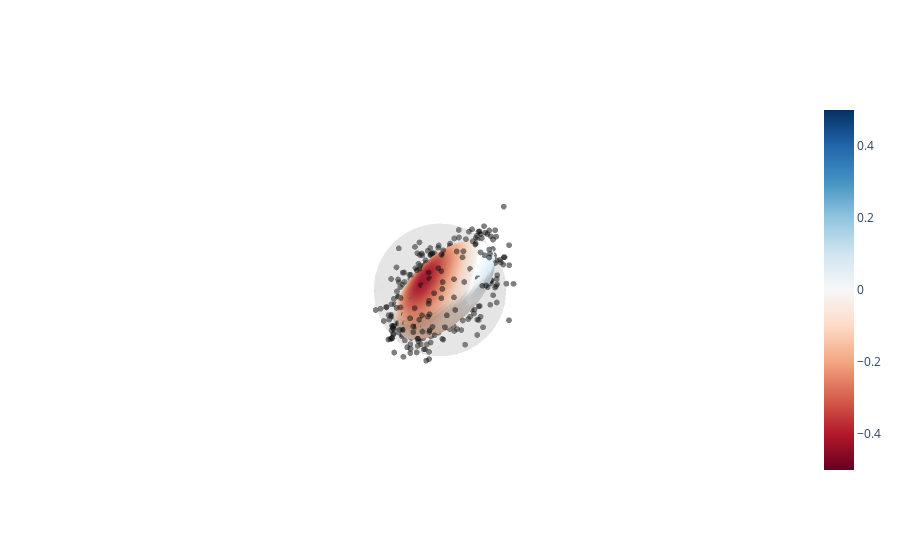

This figure's notebook cell:
### Code cell
fig = plot_ellipsoid_plotly(a, b, c, yaw, pitch, roll, points, r=0.62)
fig.show()

### Figure 1 — Plotly figure (JSON) as saved in the notebook; plotly's stock layout.template omitted (floating-point values rounded to 4 significant figures; data arrays with more than 128 entries replaced by an {"elided": "..."} marker saying what was removed)
{"data": [{"cmax": 0.5, "cmin": -0.5, "colorscale": [[0, "rgb(103,0,31)"], [0.1, "rgb(178,24,43)"], [0.2, "rgb(214,96,77)"], [0.3, "rgb(244,165,130)"], [0.4, "rgb(253,219,199)"], [0.5, "rgb(247,247,247)"], [0.6, "rgb(209,229,240)"], [0.7, "rgb(146,197,222)"], [0.8, "rgb(67,147,195)"], [0.9, "rgb(33,102,172)"], [1, "rgb(5,48,97)"]], "opacity": 1, "showscale": true, "surfacecolor": {"elided": "60x30 float values"}, "type": "surface", "x": {"elided": "60x30 float values"}, "y": {"elided": "60x30 float values"}, "z": {"elided": "60x30 float values"}}, {"marker": {"color": "black", "opacity": 0.5, "size": 2}, "mode": "markers", "type": "scatter3d", "x": {"elided": "500 float values"}, "y": {"elided": "500 float values"}, "z": {"elided": "500 float values"}}, {"colorscale": [[0, "gray"], [1, "gray"]], "opacity": 0.1, "showscale": false, "surfacecolor": {"elided": "40x20 int values"}, "type": "surface", "x": {"elided": "40x20 float values"}, "y": {"elided": "40x20 float values"}, "z": {"elided": "40x20 float values"}}], "layout": {"scene": {"aspectmode": "cube", "xaxis": {"range": [-1, 1], "visible": false}, "yaxis": {"range": [-1, 1], "visible": false}, "zaxis": {"range": [-1, 1], "visible": false}}}}
